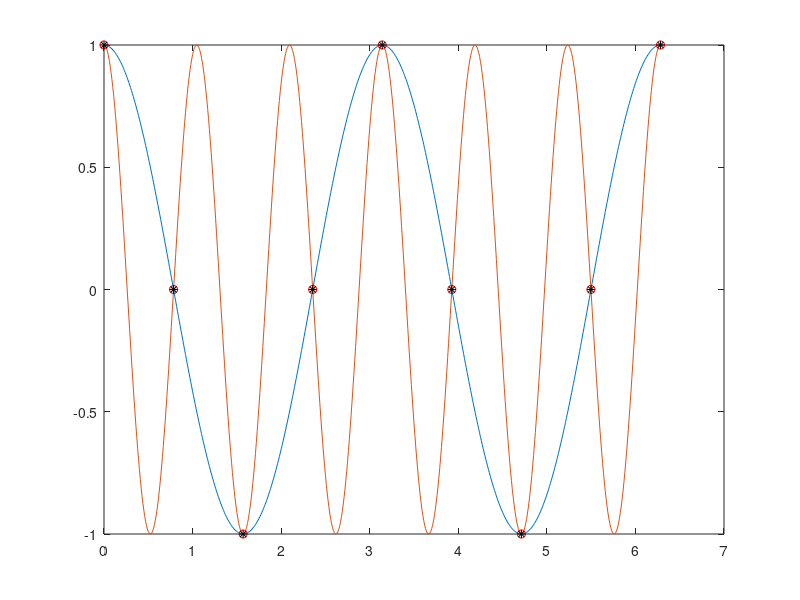

Source code (MATLAB):
clf;
x = [0:0.01:2*pi];
plot(x, exp(-2*j*x)); hold on;
plot(x, exp(6*j*x))

n = 8;
h = 2*pi/n;
x2 = [0:h:2*pi];
plot(x2, exp(-2*j*x2), 'ro'); hold on;
plot(x2, exp(6*j*x2), 'k*');